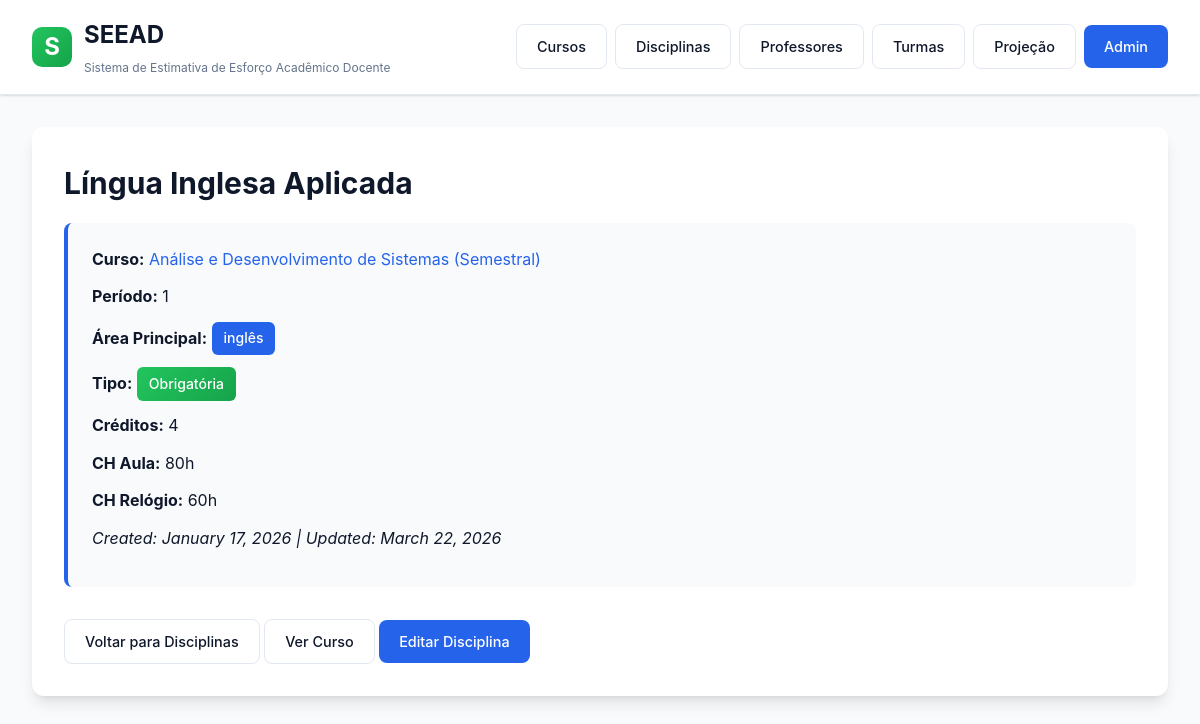
Page /courses/discipline/164/ on the committed database.
### courses/models.py (models this page shows, shortened)
class Discipline(models.Model):
    PERIOD_FIRST_SEMESTER = "1"
    PERIOD_SECOND_SEMESTER = "2"
    PERIOD_FIRST_YEAR = "year_1"
    PERIOD_SECOND_YEAR = "year_2"
    PERIOD_THIRD_YEAR = "year_3"
    PERIOD_FOURTH_YEAR = "year_4"
    PERIOD_FIFTH_YEAR = "year_5"
    SEMESTER_PERIODS = [
        (PERIOD_FIRST_SEMESTER, "1st Semester"),
        (PERIOD_SECOND_SEMESTER, "2nd Semester"),
    ]
    YEARLY_PERIODS = [
        (PERIOD_FIRST_YEAR, "1st Year"),
        (PERIOD_SECOND_YEAR, "2nd Year"),
        (PERIOD_THIRD_YEAR, "3rd Year"),
        (PERIOD_FOURTH_YEAR, "4th Year"),
        (PERIOD_FIFTH_YEAR, "5th Year"),
    ]
    course = models.ForeignKey(
        Course,
        on_delete=models.CASCADE,
        related_name="disciplines",
        verbose_name="Course",
    )
    name = models.CharField(max_length=200, verbose_name="Discipline Name")
    period = models.CharField(
        max_length=20,
        verbose_name="Period",
        help_text="Semester or year when the discipline is offered",
    )
    main_area = models.CharField(
        max_length=200,
        verbose_name="Main Area",
        help_text="Main knowledge area to be matched with professors",
    )
    description = models.TextField(
        blank=True,
        verbose_name="Discipline Description",
        help_text="Description of the discipline to be used for effort calculation",
    )
    credits = models.PositiveIntegerField(
        default=0, verbose_name="Credits", help_text="Number of credits"
    )
    ch_aula = models.PositiveIntegerField(
        default=0,
        verbose_name="CH Aula",
        help_text="Classroom hours (carga horária aula)",
    )
    ch_relogio = models.PositiveIntegerField(
        default=0,
        verbose_name="CH Relógio",
        help_text="Clock hours (carga horária relógio)",
    )
    pre_requisito = models.CharField(
        max_length=500,
        blank=True,
        verbose_name="Prerequisite",
        help_text="Prerequisite discipline(s)",
    )
    co_requisito = models.CharField(
        max_length=500,
        blank=True,
        verbose_name="Co-requisite",
        help_text="Co-requisite discipline(s)",
    )
    is_elective = models.BooleanField(
        default=False,
        verbose_name="Optativa",
        help_text="Indicates if the discipline is elective",
    )
    available_periods = models.CharField(
        max_length=50,
        blank=True,
        verbose_name="Available Periods",
        help_text="Periods when elective can be taken (e.g., '5,6' for periods 5 and 6)",
    )
    created_at = models.DateTimeField(auto_now_add=True)
    updated_at = models.DateTimeField(auto_now=True)
    class Meta:
        ordering = ["course", "period", "name"]
        verbose_name = "Discipline"
        verbose_name_plural = "Disciplines"

class Course(models.Model):
    CALENDAR_SEMESTRAL = "semestral"
    CALENDAR_YEARLY = "yearly"
    CALENDAR_CHOICES = [
        (CALENDAR_SEMESTRAL, "Semestral"),
        (CALENDAR_YEARLY, "Yearly"),
    ]
    name = models.CharField(max_length=200, verbose_name="Course Name")
    short_name = models.CharField(
        max_length=20,
        blank=True,
        verbose_name="Abreviação",
        help_text='Sigla ou nome curto para exibição (ex: "ADS", "TII")',
    )
    grade_year = models.CharField(
        max_length=20,
        default="2019.2",
        verbose_name="Grade Year",
        help_text="Academic year/period of the course curriculum (e.g., 2019.2)",
    )
    calendar_type = models.CharField(
        max_length=20,
        choices=CALENDAR_CHOICES,
        default=CALENDAR_SEMESTRAL,
        verbose_name="Calendar Type",
    )
    description = models.TextField(
        blank=True,
        verbose_name="Course Description",
        help_text="Description of the course program to be used for effort calculation",
    )
    created_at = models.DateTimeField(auto_now_add=True)
    updated_at = models.DateTimeField(auto_now=True)
    class Meta:
        ordering = ["name"]
        verbose_name = "Course"
        verbose_name_plural = "Courses"

### courses/views.py (the view)
# urls.py: path('discipline/<int:pk>/', views.DisciplineDetailView.as_view(), name='discipline_detail'),
class DisciplineDetailView(DetailView):
    model = Discipline
    template_name = 'courses/discipline_detail.html'
    context_object_name = 'discipline'

### courses/templates/courses/discipline_detail.html (shortened to what this page needs)
{% extends "courses/base.html" %}
{% block content %}
<h2>{{ discipline.name }}</h2>
<div class="discipline-info">
    <p><strong>Curso:</strong>
        <a href="{% url 'courses:course_detail' discipline.course.pk %}">
            {{ discipline.course.name }} ({{ discipline.course.get_calendar_type_display }})
        </a>
    </p>
    <p><strong>Período:</strong> {{ discipline.period }}</p>
    <p><strong>Área Principal:</strong> <span class="badge">{{ discipline.main_area }}</span></p>
    <p><strong>Tipo:</strong>
        {% if discipline.is_elective %}
            <span class="badge" style="background: linear-gradient(135deg, #f59e0b 0%, #d97706 100%); color: white;">Optativa</span>
        {% else %}
            <span class="badge" style="background: linear-gradient(135deg, #22c55e 0%, #16a34a 100%); color: white;">Obrigatória</span>
        {% endif %}
    </p>
    <p><strong>Créditos:</strong> {{ discipline.credits }}</p>
    <p><strong>CH Aula:</strong> {{ discipline.ch_aula }}h</p>
    <p><strong>CH Relógio:</strong> {{ discipline.ch_relogio }}h</p>
    <p><em>Created: {{ discipline.created_at|date:"F d, Y" }} | Updated: {{ discipline.updated_at|date:"F d, Y" }}</em></p>
</div>
<div style="margin-top: 2rem;">
    <a href="{% url 'courses:discipline_list' %}" class="btn btn-secondary">Voltar para Disciplinas</a>
    <a href="{% url 'courses:course_detail' discipline.course.pk %}" class="btn btn-secondary">Ver Curso</a>
    <a href="/admin/courses/discipline/{{ discipline.pk }}/change/" class="btn btn-primary">Editar Disciplina</a>
</div>
{% endblock %}

### courses/templates/courses/base.html (style rules this page uses)
:root { --primary-color: #2563eb; --primary-hover: #1d4ed8; --secondary-color: #64748b; --secondary-hover: #475569; --success-color: #16a34a; --danger-color: #dc2626; --warning-color: #ea580c; --info-color: #0891b2; --background: #f8fafc; --surface: #ffffff; --border-color: #e2e8f0; --text-primary: #0f172a; --text-secondary: #64748b; --shadow-sm: 0 1px 2px 0 rgb(0 0 0 / 0.05); --shadow: 0 1px 3px 0 rgb(0 0 0 / 0.1), 0 1px 2px -1px rgb(0 0 0 / 0.1); --shadow-lg: 0 10px 15px -3px rgb(0 0 0 / 0.1), 0 4px 6px -4px rgb(0 0 0 / 0.1); }
* { margin: 0; padding: 0; box-sizing: border-box; }
body { font-family: -apple-system, BlinkMacSystemFont, 'Segoe UI', Roboto, 'Helvetica Neue', Arial, sans-serif; line-height: 1.6; color: var(--text-primary); background: var(--background); min-height: 100vh; padding: 0; }
h2, h3 { color: var(--text-primary); margin-bottom: 1rem; }
h2 { font-size: 1.875rem; font-weight: 700; }
.discipline-info { background-color: var(--background); padding: 1.5rem; border-radius: 8px; border-left: 4px solid var(--primary-color); }
.discipline-info p { margin-bottom: 0.75rem; }
.badge { display: inline-block; padding: 0.35rem 0.75rem; font-size: 0.875rem; font-weight: 500; border-radius: 6px; background-color: var(--primary-color); color: white; white-space: nowrap; }
.btn { display: inline-block; padding: 0.625rem 1.25rem; text-decoration: none; border-radius: 8px; font-weight: 500; font-size: 0.9rem; transition: all 0.2s ease; border: none; cursor: pointer; white-space: nowrap; }
.btn-primary { background-color: var(--primary-color); color: white; }
.btn-secondary { background-color: var(--surface); color: var(--text-primary); border: 1px solid var(--border-color); }
a { color: var(--primary-color); text-decoration: none; transition: color 0.2s ease; }

### rows in the picture
Discipline: name "Língua Inglesa Aplicada", course.name "Análise e Desenvolvimento de Sistemas", course.calendar_type "Semestral", period "1", main_area "inglês", credits "4", ch_aula "80", ch_relogio "60", created_at "January 17, 2026", updated_at "March 22, 2026"
